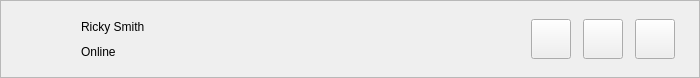
<?xml version="1.0" encoding="UTF-8"?>
<ui version="4.0">
 <class>ThreadHeaderComponent</class>
 <widget class="QCustomComponent" name="ThreadHeaderComponent">
  <property name="geometry"><rect><x>0</x><y>0</y><width>700</width><height>78</height></rect></property>
  <layout class="QVBoxLayout" name="threadHeaderOuter">
   <property name="spacing"><number>0</number></property>
   <property name="leftMargin"><number>0</number></property>
   <property name="topMargin"><number>0</number></property>
   <property name="rightMargin"><number>0</number></property>
   <property name="bottomMargin"><number>0</number></property>
   <item>
    <widget class="QFrame" name="threadHeader">
     <property name="minimumSize"><size><width>0</width><height>78</height></size></property>
     <property name="frameShape"><enum>QFrame::StyledPanel</enum></property>
     <layout class="QHBoxLayout" name="threadHeaderRow">
      <property name="spacing"><number>12</number></property>
      <property name="leftMargin"><number>24</number></property>
      <property name="topMargin"><number>14</number></property>
      <property name="rightMargin"><number>24</number></property>
      <property name="bottomMargin"><number>14</number></property>
      <item>
       <widget class="QCustomAvatar" name="threadAvatar">
        <property name="minimumSize"><size><width>44</width><height>44</height></size></property>
        <property name="maximumSize"><size><width>44</width><height>44</height></size></property>
        <property name="text" stdset="0"><string>R</string></property>
       </widget>
      </item>
      <item>
       <layout class="QVBoxLayout" name="threadTitleCol">
        <property name="spacing"><number>2</number></property>
        <item>
         <widget class="QLabel" name="threadName">
          <property name="text"><string>Ricky Smith</string></property>
          <property name="role" stdset="0"><string>threadName</string></property>
         </widget>
        </item>
        <item>
         <widget class="QLabel" name="threadStatus">
          <property name="text"><string>Online</string></property>
          <property name="role" stdset="0"><string>threadStatus</string></property>
         </widget>
        </item>
       </layout>
      </item>
      <item>
       <spacer name="threadHeaderSpacer">
        <property name="orientation"><enum>Qt::Horizontal</enum></property>
        <property name="sizeHint" stdset="0"><size><width>40</width><height>10</height></size></property>
       </spacer>
      </item>
      <item>
       <widget class="QPushButton" name="callBtn">
        <property name="minimumSize"><size><width>40</width><height>40</height></size></property>
        <property name="maximumSize"><size><width>40</width><height>40</height></size></property>
        <property name="iconSize"><size><width>19</width><height>19</height></size></property>
        <property name="cursor"><cursorShape>PointingHandCursor</cursorShape></property>
        <property name="role" stdset="0"><string>iconChip</string></property>
       </widget>
      </item>
      <item>
       <widget class="QPushButton" name="videoBtn">
        <property name="minimumSize"><size><width>40</width><height>40</height></size></property>
        <property name="maximumSize"><size><width>40</width><height>40</height></size></property>
        <property name="iconSize"><size><width>19</width><height>19</height></size></property>
        <property name="cursor"><cursorShape>PointingHandCursor</cursorShape></property>
        <property name="role" stdset="0"><string>iconChip</string></property>
       </widget>
      </item>
      <item>
       <widget class="QPushButton" name="moreBtn">
        <property name="minimumSize"><size><width>40</width><height>40</height></size></property>
        <property name="maximumSize"><size><width>40</width><height>40</height></size></property>
        <property name="iconSize"><size><width>19</width><height>19</height></size></property>
        <property name="cursor"><cursorShape>PointingHandCursor</cursorShape></property>
        <property name="role" stdset="0"><string>iconChip</string></property>
       </widget>
      </item>
     </layout>
    </widget>
   </item>
  </layout>
 </widget>
 <customwidgets>
  <customwidget>
   <class>QCustomComponent</class>
   <extends>QWidget</extends>
   <header>Custom_Widgets.QCustomComponent</header>
   <container>1</container>
  </customwidget>
  <customwidget>
   <class>QCustomAvatar</class>
   <extends>QWidget</extends>
   <header>Custom_Widgets.QCustomAvatar</header>
  </customwidget>
 </customwidgets>
 <resources/>
 <connections/>
</ui>
